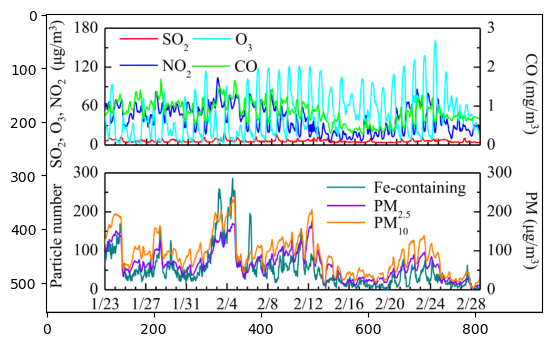
#> input picture image.png, 552 x 346 px
$ python hough_axis.py --image_path ../image.png
#> lines starting #> are read from the running program, lines starting #| are printed output that depends on the picture
import argparse
import os
import cv2
import numpy as np
import matplotlib.pyplot as plt


import os
import numpy as np
import cv2
from PIL import Image
import matplotlib.pyplot as plt
from typing import Union, Optional, List, Tuple

'''
detect_axis_bounding_box is useful but not dedicated to the axis bounding box detection.
detect_axis_bounding_box_contour is more dedicated to the axis bounding box detection but cound result in slightly bigger boxes.
'''

def detect_axis_bounding_box(image_input:Union[np.ndarray,str,Image.Image], output_dir:Optional[str]=None, output_suffix:Optional[str]=None, debug=False,**kwargs):
    """
    Detects the bounding box of the axis frame in a chart image using Hough Line Transform.

    Parameters:
        image_input (str | np.ndarray | PIL.Image.Image): Path to image, or image object.
        output_dir (str): Directory to save the bounding box CSV file.
        output_suffix (str): Suffix to append to the output file name.
        debug (bool): If True, display the image with bounding box.

    Returns:
        tuple: Coordinates of the bounding box ((min_x, min_y), (max_x, max_y)) or None if not detected.
    """
#> called with image_input = '../image.png', output_dir = 'output/borderline', output_suffix = '_bounding_box', debug = False

    # === Handle input type ===
    if isinstance(image_input, str):
        image = cv2.imread(image_input)
#> image is the input picture: shape (346, 552, 3); mean B, G, R 234.2, 234.2, 226.9
        base_name = os.path.splitext(os.path.basename(image_input))[0]
    elif isinstance(image_input, np.ndarray):
        image = image_input.copy()
        base_name = "image_array"
    elif isinstance(image_input, Image.Image):
        image = cv2.cvtColor(np.array(image_input.convert("RGB")), cv2.COLOR_RGB2BGR)
        base_name = "pil_image"
    else:
        raise TypeError("image_input must be a file path, NumPy array, or PIL.Image.Image")

    if image is None:
        raise ValueError("Failed to load image.")

    # === Preprocessing ===
    gray = cv2.cvtColor(image, cv2.COLOR_BGR2GRAY)
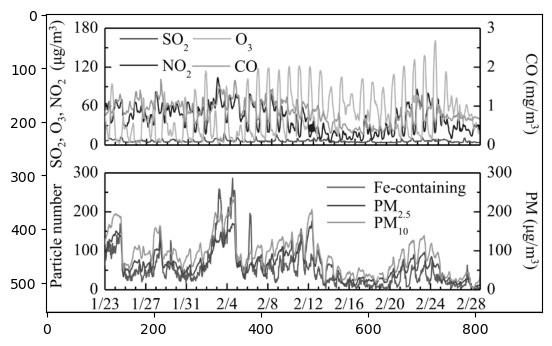
#> gray: shape (346, 552); min 0, max 255, mean 232
    edges = cv2.Canny(gray, 50, 150, apertureSize=3)
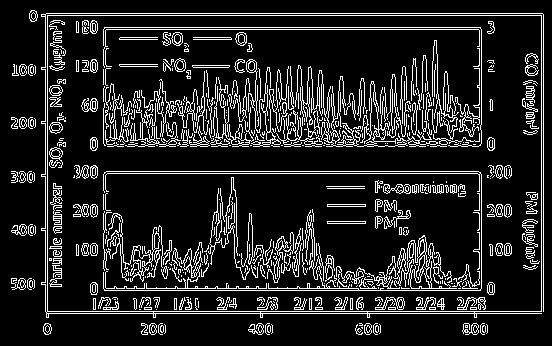
#> edges: shape (346, 552); 13.8% white in thin lines or dots

    # === Detect lines using Hough Transform ===
    # check if the parameters are in kwargs
    threshold = kwargs.get("threshold", 80)
    minLineLength = kwargs.get("minLineLength", 100)
    maxLineGap = kwargs.get("maxLineGap", 1)

    lines = cv2.HoughLinesP(
        edges, 1, np.pi / 180, threshold=threshold, minLineLength=minLineLength, maxLineGap=maxLineGap
    )
#> lines = 15 rows, first 6: [46, 13, 542, 13], [45, 311, 543, 311], [46, 313, 541, 313], [107, 173, 477, 173], [45, 15, 543, 15], [104, 290, 480, 290]

    if lines is None:
        raise ValueError("No lines detected. Check the image or parameters.")

    # === Separate horizontal and vertical lines ===
    horizontal_lines = []
    vertical_lines = []
    for line in lines:
        x1, y1, x2, y2 = line[0]
        if abs(y1 - y2) < 10:  # horizontal
            horizontal_lines.append((x1, y1, x2, y2))
        elif abs(x1 - x2) < 10:  # vertical
            vertical_lines.append((x1, y1, x2, y2))
#> this loop made 15 passes
#> (x1, y1, x2, y2) on passes 1 to 12: (46, 13, 542, 13), (45, 311, 543, 311), (46, 313, 541, 313), (107, 173, 477, 173), (45, 15, 543, 15), (104, 290, 480, 290), (106, 29, 478, 29), (106, 288, 383, 288), (104, 27, 480, 27), (106, 171, 478, 171), (541, 310, 541, 16), (45, 310, 45, 14)
#> after the loop, horizontal_lines = [(46, 13, 542, 13), (45, 311, 543, 311), (46, 313, 541, 313), (107, 173, 477, 173), (45, 15, 543, 15), (104, 290, 480, 290), (106, 29, 478, 29), (106, 288, 383, 288), (104, 27, 480, 27), (106, 171, 478, 171)]; vertical_lines = [(541, 310, 541, 16), (45, 310, 45, 14), (543, 310, 543, 14), (47, 310, 47, 16), (481, 288, 481, 174)]

    if not horizontal_lines or not vertical_lines:
        raise ValueError("No horizontal or vertical lines detected. Check the image or parameters.")

    # === Bounding box coordinates ===
    min_y = min(line[1] for line in horizontal_lines)
#> min_y = 13
    max_y = max(line[1] for line in horizontal_lines)
#> max_y = 313
    min_x = min(line[0] for line in vertical_lines)
#> min_x = 45
    max_x = max(line[0] for line in vertical_lines)
#> max_x = 543
    bounding_box = ((min_x, min_y), (max_x, max_y))
#> bounding_box = ((45, 13), (543, 313))

    # === Save bounding box ===
    if output_dir is not None and output_suffix is not None:
        if not os.path.exists(output_dir):
            os.makedirs(output_dir)
        output_file_name = f"{base_name}_{output_suffix}.csv"
        output_path = os.path.join(output_dir, output_file_name)
        os.makedirs(output_dir, exist_ok=True)
        np.savetxt(output_path, bounding_box, delimiter=",", fmt="%d")
        print(f"Bounding box coordinates saved to {output_path}")

    # === Optional visualization ===
    if debug:
        output_image = image.copy()
        cv2.rectangle(output_image, (min_x, min_y), (max_x, max_y), (255, 0, 0), 2)
        plt.figure(figsize=(10, 6))
        plt.imshow(cv2.cvtColor(output_image, cv2.COLOR_BGR2RGB))
        plt.title("Bounding Box for Axis Frame")
        plt.axis("off")
        plt.show()

    return bounding_box

# [74 lines left out: function detect_axis_bounding_box_contour, not called in this run]


def parse_args():
    """
    Parses command-line arguments for the script.

    Returns:
        Namespace: Parsed arguments.
    """
    parser = argparse.ArgumentParser(
        description="Detect axis bounding box in a chart image."
    )
    parser.add_argument(
        "--image_path", type=str, help="Path to the input image."
    )
    parser.add_argument(
        "--output_dir",
        type=str,
        help="Directory to save the bounding box CSV file.",
        default="output/borderline",
    )
    parser.add_argument(
        "--output_suffix",
        type=str,
        help="Suffix to append to the output file name.",
        default="_bounding_box",
    )
    parser.add_argument(
        "--debug",
        action="store_true",
        help="Display the detected bounding box on the image.",
    )
    return parser.parse_args()


def main():
    args = parse_args()
    detect_axis_bounding_box(
        args.image_path, args.output_dir, args.output_suffix, args.debug
    )


if __name__ == "__main__":
    main()
